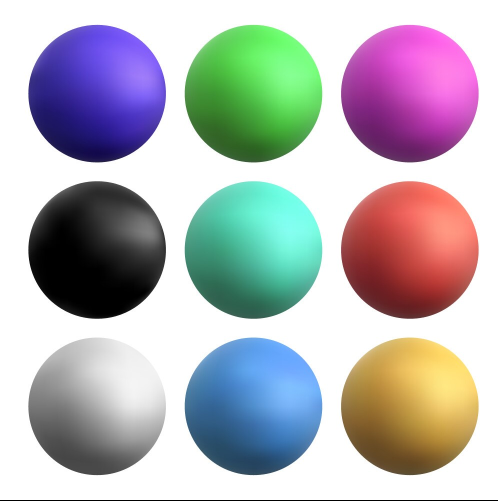
#> input picture Learning Phase/Image Processing/3.jpg, 995 x 1002 px (shown at 1/2 size)
$ python HSV_Trackbar_Mask.py
#> lines starting #> are read from the running program, lines starting #| are printed output that depends on the picture; after the words box and inside, x2 and y2 are one past the last pixel; in counts of white or black regions, pixels touching at a corner belong together
import cv2
import numpy as np

def nothing(x):
    pass

name_window = "RGB Color Trackbar"
cv2.namedWindow(name_window)

# create trackbars for color change
cv2.createTrackbar('HMin', name_window, 0, 179, nothing)  # Hue is from 0-179 for Opencv
#> slider 'HMin' is set to 35
cv2.createTrackbar('SMin', name_window, 0, 255, nothing)
#> slider 'SMin' is set to 51
cv2.createTrackbar('VMin', name_window, 0, 255, nothing)
#> slider 'VMin' is set to 51
cv2.createTrackbar('HMax', name_window, 0, 179, nothing)
#> slider 'HMax' is set to 179
cv2.createTrackbar('SMax', name_window, 0, 255, nothing)
#> slider 'SMax' is set to 255
cv2.createTrackbar('VMax', name_window, 0, 255, nothing)
#> slider 'VMax' is set to 255

# Set default value for MAX HSV trackbars
cv2.setTrackbarPos('HMax', name_window, 179)
cv2.setTrackbarPos('SMax', name_window, 255)
cv2.setTrackbarPos('VMax', name_window, 255)

image_path = '3.jpg'
image = cv2.imread(image_path)
#> image is the input picture: shape (1002, 995, 3); mean B, G, R 184.6, 180.8, 182
image = cv2.resize(image, (640, 480))
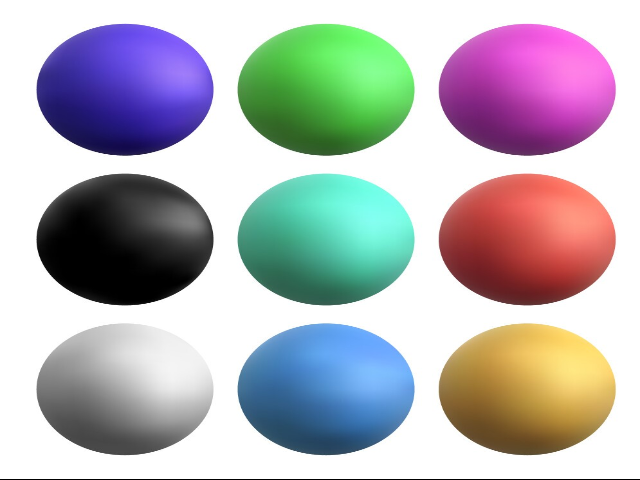
#> image: shape (480, 640, 3); mean B, G, R 184.5, 180.7, 181.9
hsv = cv2.cvtColor(image, cv2.COLOR_BGR2HSV)
#> hsv: shape (480, 640, 3); mean H, S, V 38.6, 65.3, 206.8

while True:
    # get current positions of all trackbars
    hMin = cv2.getTrackbarPos('HMin', name_window)
    sMin = cv2.getTrackbarPos('SMin', name_window)
    vMin = cv2.getTrackbarPos('VMin', name_window)
    hMax = cv2.getTrackbarPos('HMax', name_window)
    sMax = cv2.getTrackbarPos('SMax', name_window)
    vMax = cv2.getTrackbarPos('VMax', name_window)

    # Set minimum and maximum HSV values to display
    lower = np.array([hMin, sMin, vMin])
    upper = np.array([hMax, sMax, vMax])

    # Create HSV Image and threshold into a range.
    mask = cv2.inRange(hsv, lower, upper)
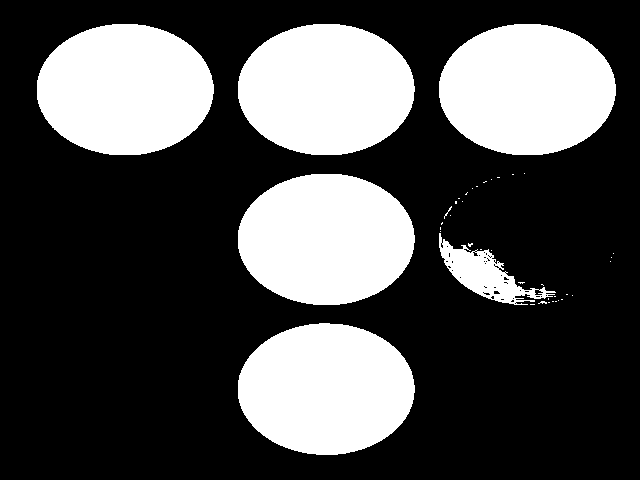
#> mask: shape (480, 640); 30.8% white; 41 white regions (34 under 20 px), largest, box (x1, y1, x2, y2) and area: (439, 24, 616, 155) 18320, (238, 323, 415, 455) 18312, (37, 24, 214, 155) 18310

    # Create an image with the original colors and a blank background
    original_color_mask = cv2.bitwise_and(image, image, mask=mask)
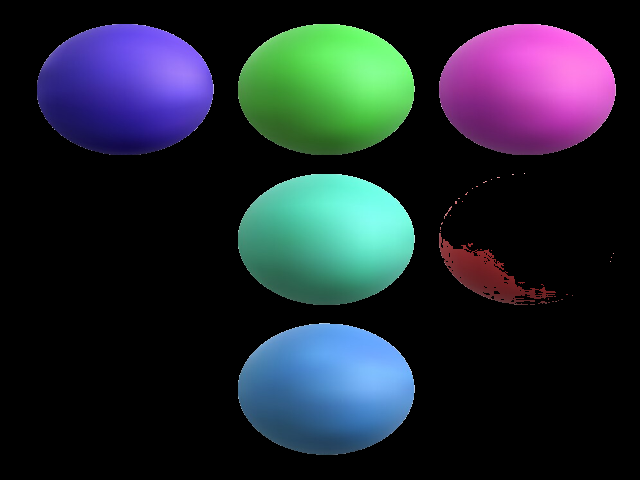
#> original_color_mask: shape (480, 640, 3); mean B, G, R 47.1, 38.3, 31.7

    cv2.imshow(name_window, image)
    cv2.imshow('mask', mask)
    cv2.imshow('original_color_mask', original_color_mask)

    # Wait for ESC key to stop
    k = cv2.waitKey(1)
#> (key Esc is pressed here)
    if k == 27:
        break

cv2.destroyAllWindows()
